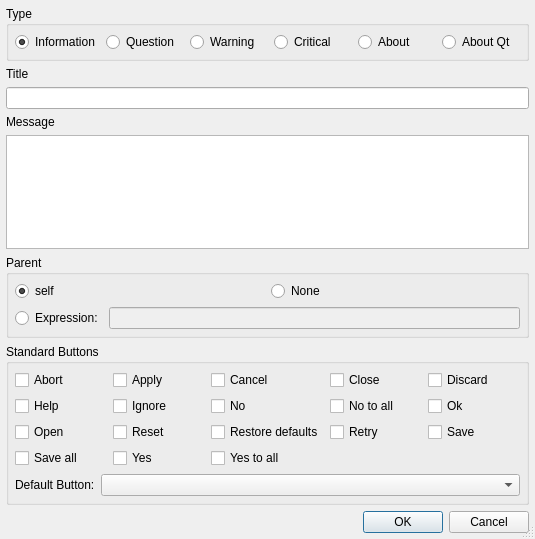
<?xml version="1.0" encoding="UTF-8"?>
<ui version="4.0">
 <class>MessageBoxWizardDialog</class>
 <widget class="QDialog" name="MessageBoxWizardDialog">
  <property name="geometry">
   <rect>
    <x>0</x>
    <y>0</y>
    <width>535</width>
    <height>539</height>
   </rect>
  </property>
  <property name="windowTitle">
   <string>QMessageBox Wizard</string>
  </property>
  <property name="sizeGripEnabled">
   <bool>true</bool>
  </property>
  <layout class="QVBoxLayout" name="verticalLayout">
   <item>
    <widget class="QGroupBox" name="groupBox">
     <property name="title">
      <string>Type</string>
     </property>
     <layout class="QHBoxLayout">
      <item>
       <widget class="QRadioButton" name="rInformation">
        <property name="toolTip">
         <string>Generate an Information QMessageBox</string>
        </property>
        <property name="text">
         <string>Information</string>
        </property>
        <property name="checked">
         <bool>true</bool>
        </property>
       </widget>
      </item>
      <item>
       <widget class="QRadioButton" name="rQuestion">
        <property name="focusPolicy">
         <enum>Qt::TabFocus</enum>
        </property>
        <property name="toolTip">
         <string>Generate a Question QMessageBox</string>
        </property>
        <property name="text">
         <string>Question</string>
        </property>
       </widget>
      </item>
      <item>
       <widget class="QRadioButton" name="rWarning">
        <property name="focusPolicy">
         <enum>Qt::TabFocus</enum>
        </property>
        <property name="toolTip">
         <string>Generate a Warning QMessageBox</string>
        </property>
        <property name="text">
         <string>Warning</string>
        </property>
       </widget>
      </item>
      <item>
       <widget class="QRadioButton" name="rCritical">
        <property name="focusPolicy">
         <enum>Qt::TabFocus</enum>
        </property>
        <property name="toolTip">
         <string>Generate a Critical QMessageBox</string>
        </property>
        <property name="text">
         <string>Critical</string>
        </property>
       </widget>
      </item>
      <item>
       <widget class="QRadioButton" name="rAbout">
        <property name="focusPolicy">
         <enum>Qt::TabFocus</enum>
        </property>
        <property name="toolTip">
         <string>Generate an About QMessageBox</string>
        </property>
        <property name="text">
         <string>About</string>
        </property>
       </widget>
      </item>
      <item>
       <widget class="QRadioButton" name="rAboutQt">
        <property name="focusPolicy">
         <enum>Qt::TabFocus</enum>
        </property>
        <property name="toolTip">
         <string>Generate an AboutQt QMessageBox</string>
        </property>
        <property name="text">
         <string>About Qt</string>
        </property>
       </widget>
      </item>
     </layout>
    </widget>
   </item>
   <item>
    <widget class="QLabel" name="textLabel1">
     <property name="text">
      <string>Title</string>
     </property>
    </widget>
   </item>
   <item>
    <widget class="QLineEdit" name="eCaption">
     <property name="toolTip">
      <string>Enter the caption for the QMessageBox</string>
     </property>
    </widget>
   </item>
   <item>
    <widget class="QLabel" name="textLabel2">
     <property name="text">
      <string>Message</string>
     </property>
    </widget>
   </item>
   <item>
    <widget class="QTextEdit" name="eMessage">
     <property name="toolTip">
      <string>Enter the message to be shown in the QMessageBox</string>
     </property>
     <property name="tabChangesFocus">
      <bool>true</bool>
     </property>
    </widget>
   </item>
   <item>
    <widget class="QGroupBox" name="parentGroup">
     <property name="title">
      <string>Parent</string>
     </property>
     <layout class="QGridLayout" name="gridLayout_3">
      <item row="0" column="0">
       <widget class="QRadioButton" name="parentSelf">
        <property name="toolTip">
         <string>Select &quot;self&quot; as parent</string>
        </property>
        <property name="text">
         <string>self</string>
        </property>
        <property name="checked">
         <bool>true</bool>
        </property>
       </widget>
      </item>
      <item row="0" column="1">
       <widget class="QRadioButton" name="parentNone">
        <property name="toolTip">
         <string>Select &quot;None&quot; as parent</string>
        </property>
        <property name="text">
         <string>None</string>
        </property>
       </widget>
      </item>
      <item row="1" column="0" colspan="2">
       <layout class="QHBoxLayout" name="horizontalLayout_2">
        <item>
         <widget class="QRadioButton" name="parentOther">
          <property name="toolTip">
           <string>Select to enter a parent expression</string>
          </property>
          <property name="text">
           <string>Expression:</string>
          </property>
         </widget>
        </item>
        <item>
         <widget class="QLineEdit" name="parentEdit">
          <property name="enabled">
           <bool>false</bool>
          </property>
          <property name="toolTip">
           <string>Enter the parent expression</string>
          </property>
         </widget>
        </item>
       </layout>
      </item>
     </layout>
    </widget>
   </item>
   <item>
    <widget class="QGroupBox" name="standardButtons">
     <property name="title">
      <string>Standard Buttons</string>
     </property>
     <layout class="QVBoxLayout">
      <item>
       <layout class="QGridLayout">
        <item row="0" column="1">
         <widget class="QCheckBox" name="applyCheck">
          <property name="text">
           <string>Apply</string>
          </property>
         </widget>
        </item>
        <item row="0" column="0">
         <widget class="QCheckBox" name="abortCheck">
          <property name="text">
           <string>Abort</string>
          </property>
         </widget>
        </item>
        <item row="0" column="2">
         <widget class="QCheckBox" name="cancelCheck">
          <property name="text">
           <string>Cancel</string>
          </property>
         </widget>
        </item>
        <item row="1" column="1">
         <widget class="QCheckBox" name="ignoreCheck">
          <property name="text">
           <string>Ignore</string>
          </property>
         </widget>
        </item>
        <item row="3" column="0">
         <widget class="QCheckBox" name="saveallCheck">
          <property name="text">
           <string>Save all</string>
          </property>
         </widget>
        </item>
        <item row="2" column="4">
         <widget class="QCheckBox" name="saveCheck">
          <property name="text">
           <string>Save</string>
          </property>
         </widget>
        </item>
        <item row="0" column="4">
         <widget class="QCheckBox" name="discardCheck">
          <property name="text">
           <string>Discard</string>
          </property>
         </widget>
        </item>
        <item row="3" column="2">
         <widget class="QCheckBox" name="yestoallCheck">
          <property name="text">
           <string>Yes to all</string>
          </property>
         </widget>
        </item>
        <item row="2" column="0">
         <widget class="QCheckBox" name="openCheck">
          <property name="text">
           <string>Open</string>
          </property>
         </widget>
        </item>
        <item row="2" column="1">
         <widget class="QCheckBox" name="resetCheck">
          <property name="text">
           <string>Reset</string>
          </property>
         </widget>
        </item>
        <item row="1" column="4">
         <widget class="QCheckBox" name="okCheck">
          <property name="text">
           <string>Ok</string>
          </property>
         </widget>
        </item>
        <item row="1" column="2">
         <widget class="QCheckBox" name="noCheck">
          <property name="text">
           <string>No</string>
          </property>
         </widget>
        </item>
        <item row="1" column="0">
         <widget class="QCheckBox" name="helpCheck">
          <property name="text">
           <string>Help</string>
          </property>
         </widget>
        </item>
        <item row="1" column="3">
         <widget class="QCheckBox" name="notoallCheck">
          <property name="text">
           <string>No to all</string>
          </property>
         </widget>
        </item>
        <item row="2" column="3">
         <widget class="QCheckBox" name="retryCheck">
          <property name="text">
           <string>Retry</string>
          </property>
         </widget>
        </item>
        <item row="2" column="2">
         <widget class="QCheckBox" name="restoreCheck">
          <property name="text">
           <string>Restore defaults</string>
          </property>
         </widget>
        </item>
        <item row="3" column="1">
         <widget class="QCheckBox" name="yesCheck">
          <property name="text">
           <string>Yes</string>
          </property>
         </widget>
        </item>
        <item row="0" column="3">
         <widget class="QCheckBox" name="closeCheck">
          <property name="text">
           <string>Close</string>
          </property>
         </widget>
        </item>
       </layout>
      </item>
      <item>
       <layout class="QHBoxLayout">
        <item>
         <widget class="QLabel" name="TextLabel1_2">
          <property name="text">
           <string>Default Button:</string>
          </property>
         </widget>
        </item>
        <item>
         <widget class="QComboBox" name="defaultCombo">
          <property name="sizePolicy">
           <sizepolicy hsizetype="Expanding" vsizetype="Fixed">
            <horstretch>0</horstretch>
            <verstretch>0</verstretch>
           </sizepolicy>
          </property>
          <property name="toolTip">
           <string>Select the default button</string>
          </property>
         </widget>
        </item>
       </layout>
      </item>
     </layout>
    </widget>
   </item>
   <item>
    <widget class="QDialogButtonBox" name="buttonBox">
     <property name="orientation">
      <enum>Qt::Horizontal</enum>
     </property>
     <property name="standardButtons">
      <set>QDialogButtonBox::Cancel|QDialogButtonBox::Ok</set>
     </property>
    </widget>
   </item>
  </layout>
 </widget>
 <layoutdefault spacing="6" margin="6"/>
 <pixmapfunction>qPixmapFromMimeSource</pixmapfunction>
 <tabstops>
  <tabstop>rInformation</tabstop>
  <tabstop>rQuestion</tabstop>
  <tabstop>rWarning</tabstop>
  <tabstop>rCritical</tabstop>
  <tabstop>rAbout</tabstop>
  <tabstop>rAboutQt</tabstop>
  <tabstop>eCaption</tabstop>
  <tabstop>eMessage</tabstop>
  <tabstop>parentSelf</tabstop>
  <tabstop>parentNone</tabstop>
  <tabstop>parentOther</tabstop>
  <tabstop>parentEdit</tabstop>
  <tabstop>abortCheck</tabstop>
  <tabstop>applyCheck</tabstop>
  <tabstop>cancelCheck</tabstop>
  <tabstop>closeCheck</tabstop>
  <tabstop>discardCheck</tabstop>
  <tabstop>helpCheck</tabstop>
  <tabstop>ignoreCheck</tabstop>
  <tabstop>noCheck</tabstop>
  <tabstop>notoallCheck</tabstop>
  <tabstop>okCheck</tabstop>
  <tabstop>openCheck</tabstop>
  <tabstop>resetCheck</tabstop>
  <tabstop>restoreCheck</tabstop>
  <tabstop>retryCheck</tabstop>
  <tabstop>saveCheck</tabstop>
  <tabstop>saveallCheck</tabstop>
  <tabstop>yesCheck</tabstop>
  <tabstop>yestoallCheck</tabstop>
  <tabstop>defaultCombo</tabstop>
  <tabstop>buttonBox</tabstop>
 </tabstops>
 <resources/>
 <connections>
  <connection>
   <sender>buttonBox</sender>
   <signal>accepted()</signal>
   <receiver>MessageBoxWizardDialog</receiver>
   <slot>accept()</slot>
   <hints>
    <hint type="sourcelabel">
     <x>43</x>
     <y>529</y>
    </hint>
    <hint type="destinationlabel">
     <x>34</x>
     <y>538</y>
    </hint>
   </hints>
  </connection>
  <connection>
   <sender>buttonBox</sender>
   <signal>rejected()</signal>
   <receiver>MessageBoxWizardDialog</receiver>
   <slot>reject()</slot>
   <hints>
    <hint type="sourcelabel">
     <x>135</x>
     <y>529</y>
    </hint>
    <hint type="destinationlabel">
     <x>126</x>
     <y>538</y>
    </hint>
   </hints>
  </connection>
  <connection>
   <sender>parentOther</sender>
   <signal>toggled(bool)</signal>
   <receiver>parentEdit</receiver>
   <slot>setEnabled(bool)</slot>
   <hints>
    <hint type="sourcelabel">
     <x>90</x>
     <y>305</y>
    </hint>
    <hint type="destinationlabel">
     <x>140</x>
     <y>309</y>
    </hint>
   </hints>
  </connection>
 </connections>
</ui>
